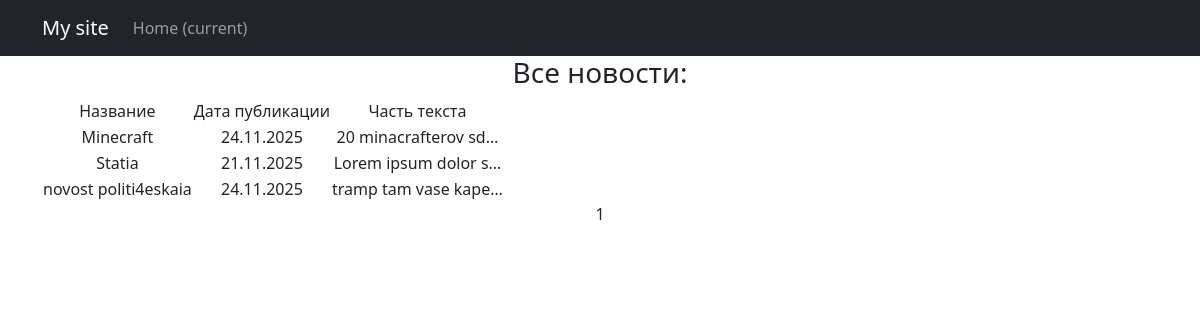
/posts/, run on an earlier commit of the app's database.
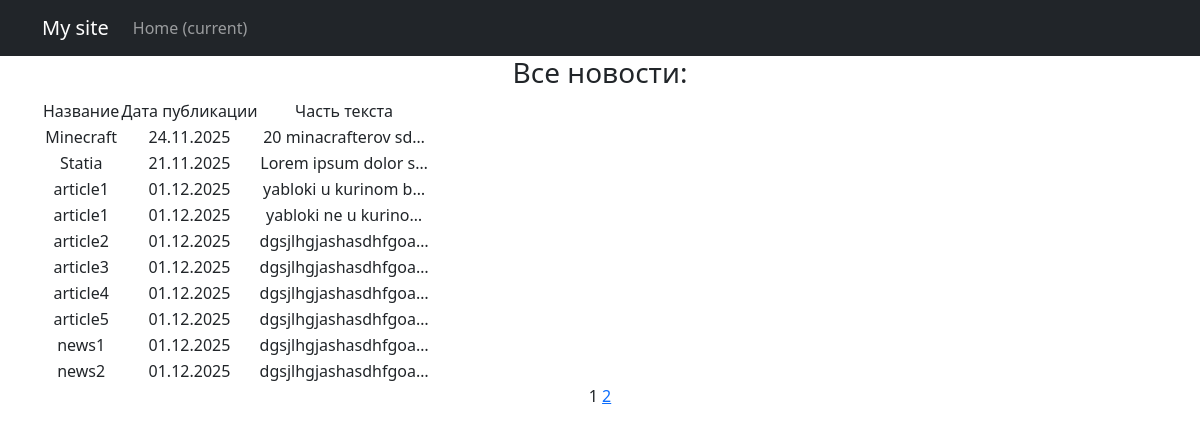
And on a later commit of the database.
### news/models.py (models this page shows, shortened)
class Post(models.Model):
    article = "AR"
    text = "NW"
    TYPES = [
        (article, "статья"),
        (text, "новость")
    ]
    author = models.ForeignKey(Author, on_delete=models.CASCADE)
    type = models.CharField(max_length = 2, choices = TYPES)
    timestamp = models.DateTimeField(auto_now_add=True)
    category = models.ForeignKey(to='Category',on_delete=models.CASCADE,related_name='posts')
    name = models.CharField(max_length=100)
    content = models.TextField()
    rating = models.IntegerField(default=0)
    class Meta:
        ordering = ['timestamp']

### news/views.py (the view)
# urls.py: path('', PostList.as_view(), name='post_list'),
class PostList(ListView):
    model = Post
    ordering = 'name'
    template_name = 'news.html'
    context_object_name = 'posts'
    paginate_by = 10

### templates/news.html (shortened to what this page needs)
{% extends 'flatpages/default.html' %}
{% block defcontent %}
<h3>Все новости:</h3>
{% if posts %}
    <table>
           <tr>
               <td>Название</td>
               <td>Дата публикации</td>
               <td>Часть текста</td>
           </tr>
           {% for post in posts %}
           <tr>
               <td>{{ post.name }}</td>
               <td>{{ post.timestamp|date:"d.m.Y" }}</td>
               <td>{{ post.content|truncatechars:20 }}</td>
           </tr>
           {% endfor %}
    </table>
{% else %}
    <h2>Новостей нет!</h2>
{% endif %}
   {{ page_obj.number }}
   {% if page_obj.has_next %}
       <a href="?page={{ page_obj.next_page_number }}">{{ page_obj.next_page_number }}</a>
   {% endif %}
{% endblock defcontent %}

What changed in the data, as far as the page shows it:
no longer on this page (row unchanged): Post: name "novost politi4eskaia", timestamp "24.11.2025", content "tramp tam vase kape…"
added Post: name "article1", timestamp "01.12.2025", content "yabloki u kurinom b…"
added Post: name "article1", timestamp "01.12.2025", content "yabloki ne u kurino…"
added Post: name "article2", timestamp "01.12.2025", content "dgsjlhgjashasdhfgoa…"
added Post: name "article3", timestamp "01.12.2025", content "dgsjlhgjashasdhfgoa…"
added Post: name "article4", timestamp "01.12.2025", content "dgsjlhgjashasdhfgoa…"
added Post: name "article5", timestamp "01.12.2025", content "dgsjlhgjashasdhfgoa…"
added Post: name "news1", timestamp "01.12.2025", content "dgsjlhgjashasdhfgoa…"
added Post: name "news2", timestamp "01.12.2025", content "dgsjlhgjashasdhfgoa…"
Also different on the page:
{{ page_obj.next_page_number }}: (not shown) → "2"
